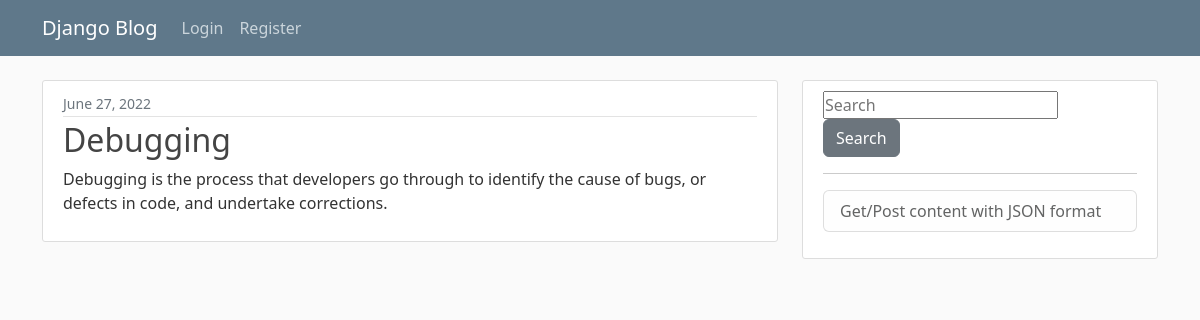
Screenshot of /post/11/ with the database file from the repository.
### blog/models.py (models this page shows, shortened)
class Post(models.Model):
    title = models.CharField(max_length= 250)
    content = models.TextField(max_length= 5000)
    date_posted = models.DateTimeField(default= timezone.now)
    category = models.CharField(max_length= 250, default="abbreviations")

### blog/views.py (the view)
# urls.py: path('post/<int:pk>/', PostDetailView.as_view(), name='post-detail'),
class PostDetailView(DetailView):
    model = Post
    template_name = 'blog/post_detail.html'

### blog/templates/blog/post_detail.html (shortened to what this page needs)
{% extends "blog/base.html" %}
{% block content %}
  <article class="media content-section">
    <div class="media-body">
      <div class="article-metadata">
        <small class="text-muted">{{ object.date_posted|date:"F d, Y" }}</small>
      </div>
      <h2 class="article-title">{{ object.title }}</h2>
      <p class="article-content">{{ object.content }}</p>
    </div>
  </article>
{% endblock content %}

### blog/static/blog/main.css (style rules this page uses)
body { background: #fafafa; color: #333333; margin-top: 5rem; }
h1, h2, h3, h4, h5, h6 { color: #444444; }
.content-section { background: #ffffff; padding: 10px 20px; border: 1px solid #dddddd; border-radius: 3px; margin-bottom: 20px; }
.article-title { color: #444444; }
.article-content { white-space: pre-line; }
.article-metadata { padding-bottom: 1px; margin-bottom: 4px; border-bottom: 1px solid #e3e3e3 }

### rows the page displays
Post: date_posted "June 27, 2022", title "Debugging", content "Debugging is the process that developers go through to identify the cause of bugs, or defects in code, and undertake corrections."
